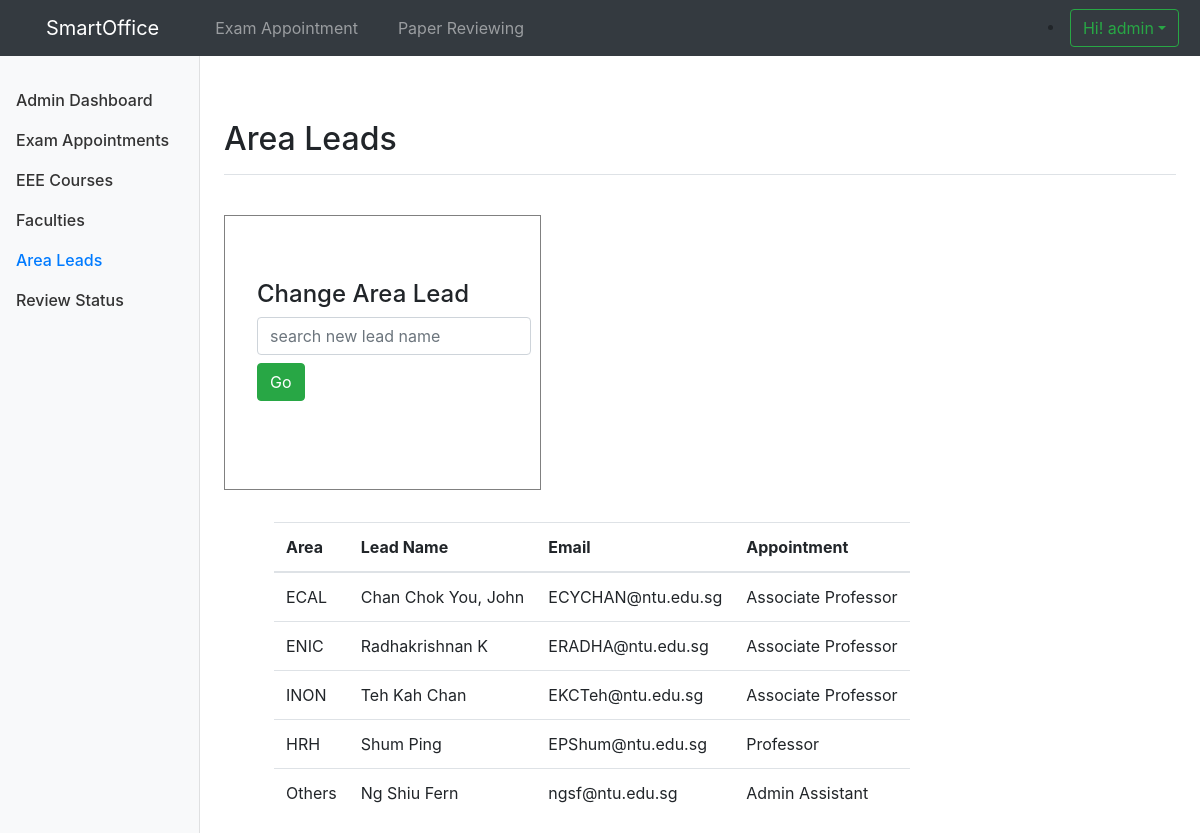
Screenshot of /scy/modify_arealead.php (signed in) with the database file from the repository.
### tables this page shows
CREATE TABLE `staff` (
  `staffid` int(11) NOT NULL,
  `area` varchar(20) DEFAULT NULL,
  `name` varchar(50) NOT NULL,
  `email` varchar(50) DEFAULT NULL,
  `appointment` varchar(50) DEFAULT NULL
);

CREATE TABLE `area` (
  `areaid` int(11) NOT NULL,
  `area` varchar(20) NOT NULL,
  `leadid` int(11) NOT NULL,
  `adminid` int(11) NOT NULL
);

### scy/modify_arealead.php (the view, shortened to what this page needs)
<?php
if(!isset($_SESSION["loggedin"]) || !$_SESSION["loggedin"] === true){
    echo "<script> location.href='login.php'; </script>";
    exit;
}
else{
    require_once ("config.php");
    $sql="select * from area;";
    $res=mysqli_query($link,$sql);
}
?>
<!doctype html>
<html lang="en">
<head>
    <link href="dist/css/bootstrap.min.css" rel="stylesheet">
    <link href="jumbotron.css" rel="stylesheet">
    <link href="dashboard.css" rel="stylesheet">
</head>
<body>
<?php include 'topnav.php'?>
<div class="container-fluid">
    <div class="row">
        <nav class="col-md-2 d-none d-md-block bg-light sidebar">
            <div class="sidebar-sticky">
                <ul class="nav flex-column">
                    <br>
                    <li class="nav-item">
                        <a class="nav-link" href="dashboard.php">
                            Admin Dashboard
                        </a>
                    </li>
                    <li class="nav-item">
                        <a class="nav-link" href="modify_cem.php">
                            Exam Appointments<span class="sr-only">(current)</span>
                        </a>
                    </li>
                    <li class="nav-item">
                        <a class="nav-link" href="modify_course.php">
                            EEE Courses
                        </a>
                    </li>
                    <li class="nav-item">
                        <a class="nav-link" href="modify_staff.php">
                            Faculties
                        </a>
                    </li>
                    <li class="nav-item">
                        <a class="nav-link active" href="modify_arealead.php">
                            Area Leads
                        </a>
                    </li>
                    <li class="nav-item">
                        <a class="nav-link" href="modify_status.php">
                            Review Status
                        </a>
                    </li>
                </ul>
        </nav>
        <main role="main" class="col-md-9 ml-sm-auto col-lg-10 px-4">
            <div class="d-flex justify-content-between flex-wrap flex-md-nowrap align-items-center pt-3 pb-2 mb-3 border-bottom">
                <h1 class="h2">Area Leads</h1>
            </div><br>
            <div class="col-md-4 d-md-block jumbotron" style="float:left;background-image: none; border:1px solid grey;">
                <h4>Change Area Lead</h4>
                <form class="form-inline" action="modify_arealead.php" method="post">
                    <input type="text" class="form-control mb-2 mr-sm-1" id="inlineFormInputName2" placeholder="search new lead name" name="search">
                    <input type="submit" class="btn btn-success mb-2" name="searchfaculty" value="Go">
                </form>
                <div class="table-responsive">
                </div>
            </div>
            <div style="float:left; margin-left:50px;">
                <div class="table-responsive">
                    <table class="table">
                        <thead>
                        <tr>
                            <th scope="col" ">Area</th>
                            <th scope="col" ">Lead Name</th>
                            <th scope="col" ">Email</th>
                            <th scope="col" ">Appointment</th>
                        </tr>
                        </thead>
                        <tbody>
                        <?php
                        for($r = 0; $r<$res->num_rows; ++$r){
                            $row = $res->fetch_assoc();
                            $sqllead="select * from staff where staff.staffid=".$row['leadid'].";";
                            $reslead=mysqli_query($link,$sqllead);
                            $rowlead= $reslead->fetch_assoc();
                            echo <<<_END
                        <tr>
                        <td>{$row['area']}</td>
                        <td>{$rowlead['name']}</td>
                        <td>{$rowlead['email']}</td>
                        <td>{$rowlead['appointment']}</td>
                        </tr>
_END;
                        }
                        ?>
                        </tbody>
                    </table>
                </div>
            </div>
        </main>
    </div>
</div>
</body>
</html>

### scy/topnav.php (shortened to what this page needs)
<nav class="navbar navbar-expand-md navbar-dark fixed-top bg-dark">
    <a class="navbar-brand mr-5" href="home.php">SmartOffice</a>
    <div class="collapse navbar-collapse" id="navbarsExampleDefault">
        <ul class="navbar-nav mr-auto">
            <li class="nav-item mr-4">
                <a class="nav-link" href="appointment.php">Exam Appointment</a></li>
            <li class="nav-item">
                <a class="nav-link" href="form_generation.php">Paper Reviewing</a></li>
        </ul>
        <li class="nav-item dropdown">
            <button type="button" class="btn btn-outline-success dropdown-toggle"  data-toggle="dropdown" aria-haspopup="true" aria-expanded="false">Hi! <?php echo $_SESSION['username'] ?></button>
        </li>
    </div>
</nav>

### scy/jumbotron.css (style rules this page uses)
body { padding-top: 3.5rem; }

### scy/dashboard.css (style rules this page uses)
.sidebar { position: fixed; top: 0; bottom: 0; left: 0; z-index: 100; padding: 48px 0 0; box-shadow: inset -1px 0 0 rgba(0, 0, 0, .1); }
.sidebar-sticky { position: relative; top: 0; height: calc(100vh - 48px); padding-top: .5rem; overflow-x: hidden; overflow-y: auto; }
.sidebar .nav-link { font-weight: 500; color: #333; }
.sidebar .nav-link.active { color: #007bff; }
[role="main"] { padding-top: 48px; }

### rows the page displays
staff: area.area "ECAL", name "Chan Chok You, John", email "ECYCHAN@ntu.edu.sg", appointment "Associate Professor"
staff: area.area "ENIC", name "Radhakrishnan K", email "ERADHA@ntu.edu.sg", appointment "Associate Professor"
staff: area.area "INON", name "Teh Kah Chan", email "EKCTeh@ntu.edu.sg", appointment "Associate Professor"
staff: area.area "HRH", name "Shum Ping", email "EPShum@ntu.edu.sg", appointment "Professor"
staff: area.area "Others", name "Ng Shiu Fern", email "ngsf@ntu.edu.sg", appointment "Admin Assistant"

### other values shown
$_SESSION['username'] "admin"
